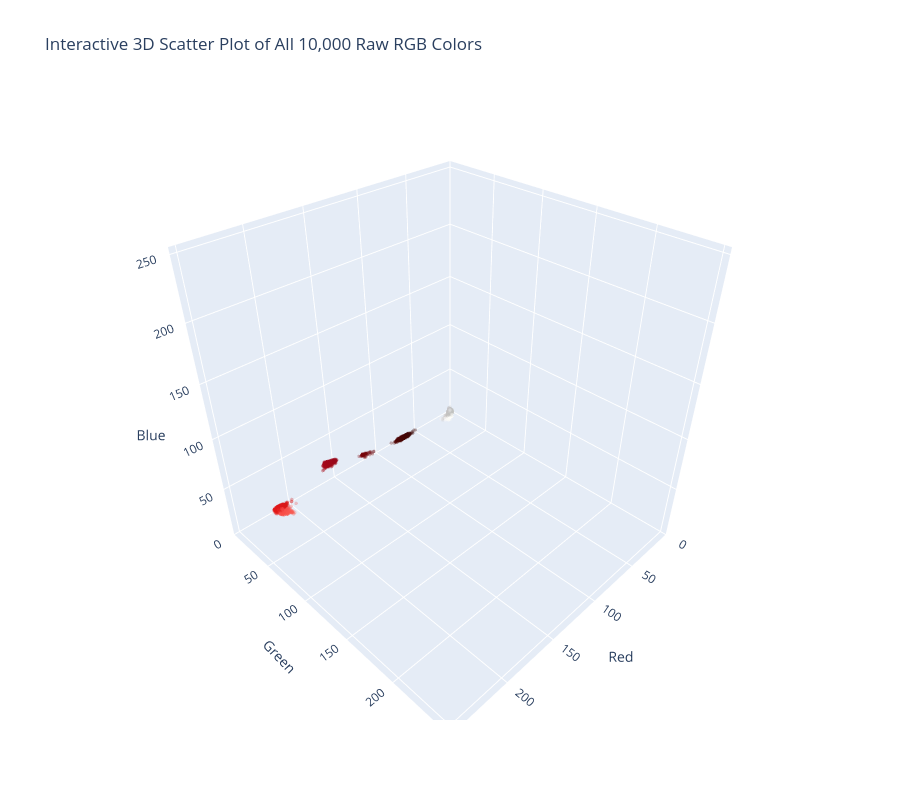

This figure's notebook cell:
### Code cell
# Create an interactive 3D scatter plot of ALL 10,000 raw RGB colors using Plotly
import plotly.express as px
import pandas as pd

print("Generating Interactive 3D Scatter Plot for ALL 10,000 colors...")
df_all_3d = pd.DataFrame(X, columns=['Red', 'Green', 'Blue'])
df_all_3d['color_hex'] = ['#%02x%02x%02x' % tuple(c) for c in X.astype(int)]

fig = px.scatter_3d(
    df_all_3d, x='Red', y='Green', z='Blue',
    color='color_hex',
    color_discrete_map='identity',
    title="Interactive 3D Scatter Plot of All 10,000 Raw RGB Colors",
    opacity=0.3
)
fig.update_traces(marker=dict(size=2))
fig.update_layout(height=800, scene=dict(xaxis=dict(range=[0, 255]), yaxis=dict(range=[0, 255]), zaxis=dict(range=[0, 255]), aspectmode='cube'))
fig.show()
